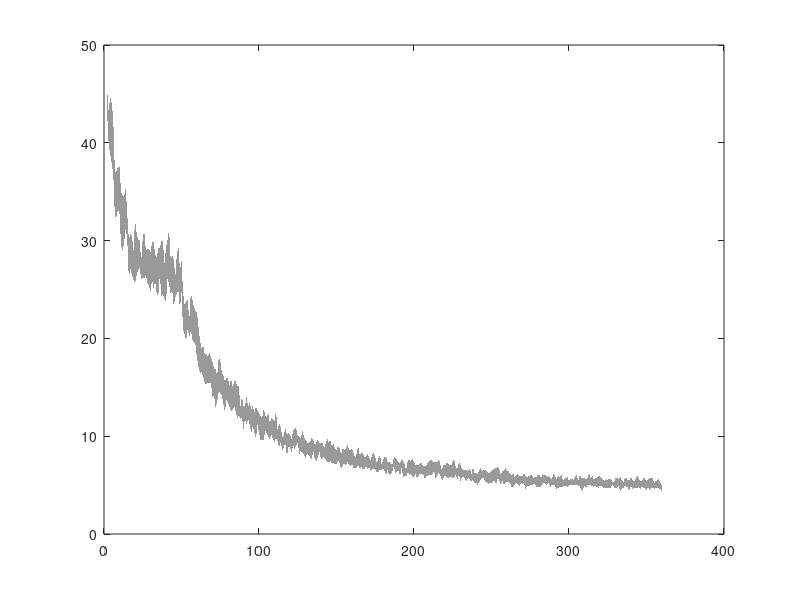

MATLAB code to generate this figure: (Note: this script raises an error after producing the figure.)
load("Data/RollingError.mat");

% plot(2:360, mean(rollingerror.'));
% hold on
% plot(2:360, mean(rollingerror.')+std(rollingerror.'));
% plot(2:360, mean(rollingerror.')-std(rollingerror.'));

avg_data = mean(rollingerror,2,'omitnan').';
std_data = std(rollingerror,0,2,'omitnan').';
x = 2:360;

fill([x, flip(x)], [avg_data+std_data, flip(avg_data-std_data)], [0.6 0.6 0.6], 'EdgeColor','none')
hold on
plot(x, smooth(avg_data), 'k', 'linewidth', 2);
plot([0 360], [4.8 4.8], 'linewidth', 1, 'linestyle', '--', 'color', 'k');

box off
set(gca, 'color', 'w', 'fontsize', 15, 'linewidth', 2);
xlim([0 360]);
xlabel("Number of Configurations");
ylabel("Localization Error (mm)");
set(gcf, 'color', 'w', 'position', [100 100 544 313]);
